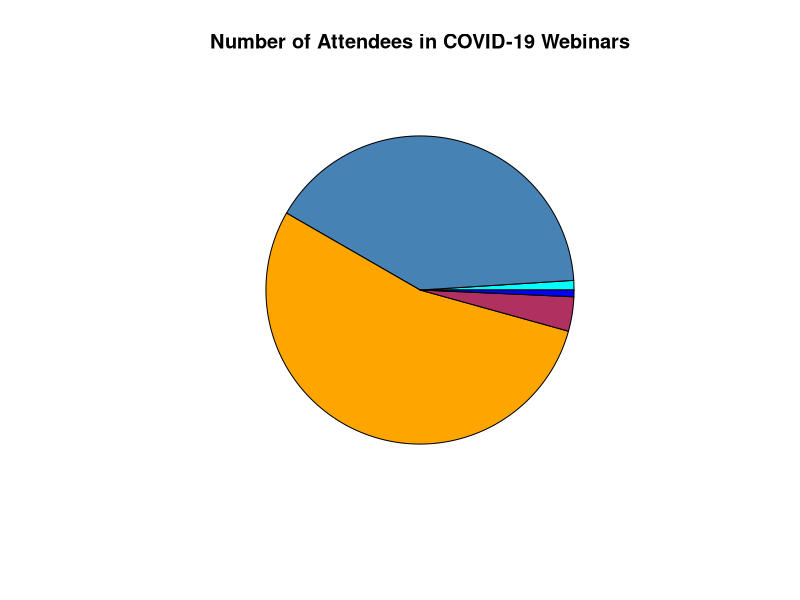

Source code (R): (Note: this script raises an error after producing the figure.)
# Pie chart for activity 2
#
# Number of attendance in COVID-19
# Webinars

numbers <- c("Never Attended", "Once Only", "2-4 times", "5-9 times", "10-15 times")
data <- c(1, 40.6, 53.9, 3.6, 0.7)
percentage <- paste(round(data/sum(data)*100))
lbls <- paste(numbers, percentage)
lbls <- paste(lbls,"%",sep="")

lbls

pie(data, labels = "", col=c("cyan", "steelblue","orange","maroon","blue"), main="Number of Attendees in COVID-19 Webinars")
text(locator(5, type = "l"), lbls, pos = c(1, 1, 1, 1, 1))
